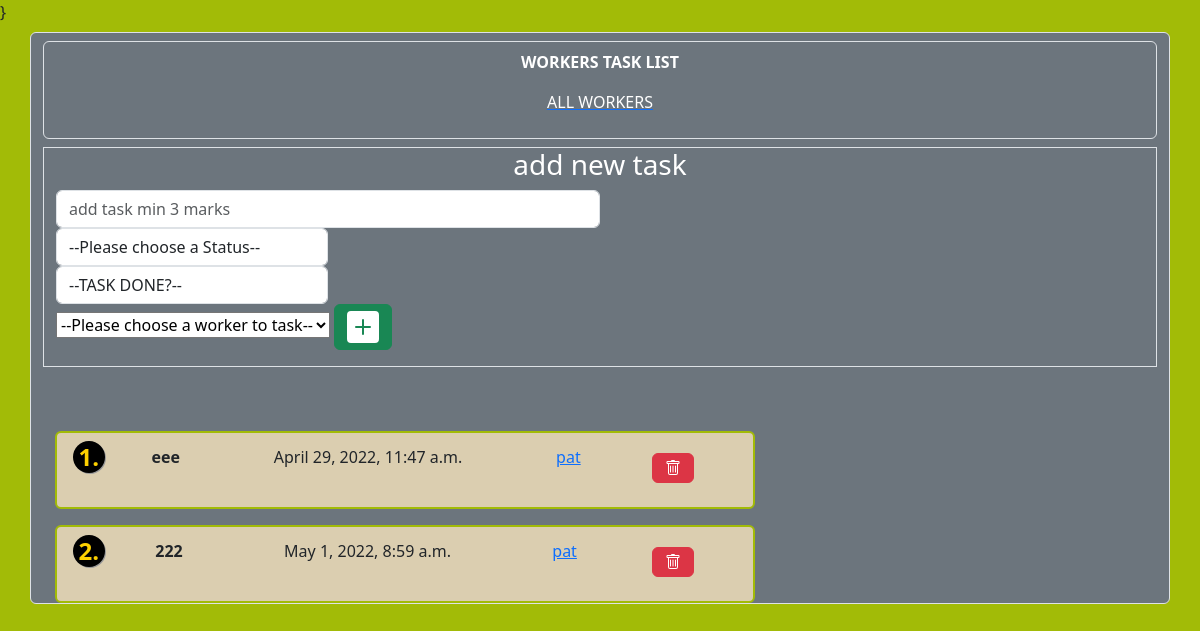
The page / on the database its author committed.
### todo/models.py (models this page shows)
class Task(models.Model):
    TASK_STATUS = [('FR', 'FRESH'), ('IP', 'InPROGRESS'), ('DONE', 'DONE')]
    owner = models.ForeignKey(Worker, on_delete=models.CASCADE)
    content = models.TextField()
    done = models.BooleanField(default=False)
    date = models.DateTimeField(default=timezone.now)
    status = models.CharField(choices=TASK_STATUS, default='FRESH', max_length=80)
    def __str__(self):
        return self.content

class Worker(models.Model):
    forename = models.CharField(max_length=80)
    surname = models.CharField(max_length=80)
    date_od_birth = models.DateField(null=True)
    age = models.IntegerField(default=None)
    content = models.TextField()
    date = models.DateTimeField(default=timezone.now)
    def __str__(self):
        return self.surname

### todo/views.py (the view)
# urls.py: path('', include('todo.urls')),
def todo(request):
    all_workers = Worker.objects.all()
    all_todo_items = Task.objects.all()
    print(Task.objects.all())
    return render(request, 'todo/todo.html', {'all_items': all_todo_items, 'all_workers': all_workers,})

### todo/templates/todo/todo.html (shortened to what this page needs)
{% load static %}}
{% load bootstrap5 %}
{% bootstrap_css %}
<html>
<head>
    <link rel="stylesheet" href="{% static 'todo/todo.css' %}">
</head>
<body style="background-color: #a2bb07;">
    <div class="container border border-warning-2 mt-2 bg-secondary rounded">
                <div class="container mx-auto border border-warning-3 mt-2 p-2 rounded">
                    <p class="text-center text-white fw-bolder">WORKERS TASK LIST</p>
                    <a href="{% url 'all_workers' %}"><p class="text-center text-white"
                    >ALL WORKERS</p>
                    </a>
                </div>
        <div class="text-right border mt-2">
                    <h3 class="text-white text-center">add new task</h3>
                    <div class="container mt-1 mb-2" style="margin-left: auto">
                    <form method="POST" action="addTodo/new/" class="form-inline">{% csrf_token %}
                        <input type="text" class="w-50 form-control" placeholder="add task min 3 marks" name="content">
                        <select class="w-25 form-control" placeholder="STATUS" name="status">
                            <option value="">--Please choose a Status--</option>
                        </select>
                        <select class="w-25 form-control" placeholder="DONE" name="done">
                            <option value="">--TASK DONE?--</option>
                        </select>
                        <select name="worker_id" required="True">
                            <option value="">--Please choose a worker to task--</option>
                        </select>
                        <button type="submit" class="btn btn-success">
                            <svg width="2em" height="2em" viewBox="0 0 16 16" class="bi bi-plus-square-fill" fill="currentColor">
                                <path fill-rule="evenodd" d="M2 0a2 2 0 0 0-2 2v12a2 2 0 0 0 2 2h12a2 2 0 0 0 2-2V2a2 2 0 0 0-2-2H2zm6.5 4.5a.5.5 0 0 0-1 0v3h-3a.5.5 0 0 0 0 1h3v3a.5.5 0 0 0 1 0v-3h3a.5.5 0 0 0 0-1h-3v-3z"/>
                              </svg>
                        </button>
                    </form>
                    </div>
                </div>
    <div class="container mt-5 justify-content-between">
            <ol class="list-group list-group-numbered ml-2 mt-2">
                {% for todo_item in all_items %}
                <li class="list-group-item rounded d-flex mt-3" style="border: 2px solid #a2bb07; background-color: #dbceb0;">
                    <div class="row w-100 pt-1 d-flex">
                        <div class="col-10 d-flex justify-content-around">
                             <div class="text-left"><strong>{{todo_item.content}}</strong></div> {{todo_item.date}} <a href=""> {{todo_item.owner}} </a>
                        </div>
                        <div class="col-2 mt-2 text-right d-flex">
                            <form action="deleteTodo/{{todo_item.id}}/"
                                    method="POST">{% csrf_token %}
                                    <button type="submit" value="del" class="btn btn-danger">
                                    </button>
                                </form>
                        </div>
                    </div>
                </li>
                {% endfor %}
            </ol>
                </div>
            </div>
</body>
</html>

### todo/static/todo/todo.css (style rules this page uses)
ol { max-width: 700px; counter-reset: my-awesome-counter; list-style: none; padding-left: 4px; }
ol li { margin-left: 10px counter-increment: my-awesome-counter; position: relative; }
ol li::before { margin-left: 10px content: counter(my-awesome-counter); color: #fcd000; font-size: 1.5rem; font-weight: bold; --size: 32px; left: calc(-1 * var(--size)); line-height: var(--size); width: var(--size); height: var(--size); top: 0; background: black; border-radius: 50%; text-align: center; box-shadow: 1px 1px 0 #999; }

### rows shown on the page
Task: content "eee", date "April 29, 2022, 11:47 a.m.", owner "pat"
Task: content "222", date "May 1, 2022, 8:59 a.m.", owner "pat"
